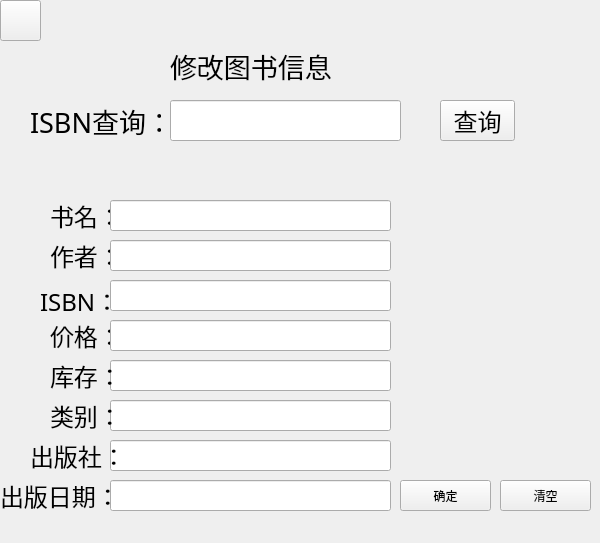
<?xml version="1.0" encoding="UTF-8"?>
<ui version="4.0">
 <class>btn_3Class</class>
 <widget class="QMainWindow" name="btn_3Class">
  <property name="geometry">
   <rect>
    <x>0</x>
    <y>0</y>
    <width>600</width>
    <height>543</height>
   </rect>
  </property>
  <property name="windowTitle">
   <string>btn_3</string>
  </property>
  <widget class="QWidget" name="centralWidget">
   <widget class="QPushButton" name="pushButton">
    <property name="geometry">
     <rect>
      <x>0</x>
      <y>0</y>
      <width>41</width>
      <height>41</height>
     </rect>
    </property>
    <property name="styleSheet">
     <string notr="true">image: url(:/return/return.jpg);</string>
    </property>
    <property name="text">
     <string/>
    </property>
   </widget>
   <widget class="QLabel" name="label">
    <property name="geometry">
     <rect>
      <x>30</x>
      <y>100</y>
      <width>131</width>
      <height>41</height>
     </rect>
    </property>
    <property name="font">
     <font>
      <family>华文楷体</family>
      <pointsize>20</pointsize>
     </font>
    </property>
    <property name="text">
     <string>ISBN查询：</string>
    </property>
   </widget>
   <widget class="QLabel" name="label_2">
    <property name="geometry">
     <rect>
      <x>170</x>
      <y>40</y>
      <width>171</width>
      <height>51</height>
     </rect>
    </property>
    <property name="font">
     <font>
      <family>华文楷体</family>
      <pointsize>20</pointsize>
     </font>
    </property>
    <property name="text">
     <string>修改图书信息</string>
    </property>
   </widget>
   <widget class="QLineEdit" name="lineEdit">
    <property name="geometry">
     <rect>
      <x>170</x>
      <y>100</y>
      <width>231</width>
      <height>41</height>
     </rect>
    </property>
    <property name="font">
     <font>
      <family>华文楷体</family>
      <pointsize>18</pointsize>
     </font>
    </property>
    <property name="text">
     <string/>
    </property>
   </widget>
   <widget class="QPushButton" name="pushButton_2">
    <property name="geometry">
     <rect>
      <x>440</x>
      <y>100</y>
      <width>75</width>
      <height>41</height>
     </rect>
    </property>
    <property name="font">
     <font>
      <family>华文楷体</family>
      <pointsize>18</pointsize>
     </font>
    </property>
    <property name="text">
     <string>查询</string>
    </property>
   </widget>
   <widget class="QLabel" name="label_4">
    <property name="geometry">
     <rect>
      <x>100</x>
      <y>150</y>
      <width>381</width>
      <height>41</height>
     </rect>
    </property>
    <property name="font">
     <font>
      <family>华文楷体</family>
      <pointsize>20</pointsize>
     </font>
    </property>
    <property name="text">
     <string/>
    </property>
   </widget>
   <widget class="QLabel" name="label_9">
    <property name="geometry">
     <rect>
      <x>50</x>
      <y>240</y>
      <width>71</width>
      <height>31</height>
     </rect>
    </property>
    <property name="font">
     <font>
      <family>华文楷体</family>
      <pointsize>18</pointsize>
      <kerning>false</kerning>
     </font>
    </property>
    <property name="text">
     <string>作者：</string>
    </property>
   </widget>
   <widget class="QLabel" name="label_12">
    <property name="geometry">
     <rect>
      <x>50</x>
      <y>320</y>
      <width>71</width>
      <height>31</height>
     </rect>
    </property>
    <property name="font">
     <font>
      <family>华文楷体</family>
      <pointsize>18</pointsize>
      <kerning>false</kerning>
     </font>
    </property>
    <property name="text">
     <string>价格：</string>
    </property>
   </widget>
   <widget class="QLineEdit" name="lineEdit_5">
    <property name="geometry">
     <rect>
      <x>110</x>
      <y>360</y>
      <width>281</width>
      <height>31</height>
     </rect>
    </property>
    <property name="font">
     <font>
      <family>华文楷体</family>
      <pointsize>18</pointsize>
     </font>
    </property>
   </widget>
   <widget class="QLabel" name="label_13">
    <property name="geometry">
     <rect>
      <x>0</x>
      <y>480</y>
      <width>111</width>
      <height>31</height>
     </rect>
    </property>
    <property name="font">
     <font>
      <family>华文楷体</family>
      <pointsize>18</pointsize>
      <kerning>false</kerning>
     </font>
    </property>
    <property name="text">
     <string>出版日期：</string>
    </property>
   </widget>
   <widget class="QLineEdit" name="lineEdit_4">
    <property name="geometry">
     <rect>
      <x>110</x>
      <y>320</y>
      <width>281</width>
      <height>31</height>
     </rect>
    </property>
    <property name="font">
     <font>
      <family>华文楷体</family>
      <pointsize>18</pointsize>
     </font>
    </property>
   </widget>
   <widget class="QLineEdit" name="lineEdit_3">
    <property name="geometry">
     <rect>
      <x>110</x>
      <y>280</y>
      <width>281</width>
      <height>31</height>
     </rect>
    </property>
    <property name="font">
     <font>
      <family>华文楷体</family>
      <pointsize>18</pointsize>
     </font>
    </property>
   </widget>
   <widget class="QLineEdit" name="lineEdit_6">
    <property name="geometry">
     <rect>
      <x>110</x>
      <y>400</y>
      <width>281</width>
      <height>31</height>
     </rect>
    </property>
    <property name="font">
     <font>
      <family>华文楷体</family>
      <pointsize>18</pointsize>
     </font>
    </property>
   </widget>
   <widget class="QLineEdit" name="lineEdit_7">
    <property name="geometry">
     <rect>
      <x>110</x>
      <y>440</y>
      <width>281</width>
      <height>31</height>
     </rect>
    </property>
    <property name="font">
     <font>
      <family>华文楷体</family>
      <pointsize>18</pointsize>
     </font>
    </property>
   </widget>
   <widget class="QLabel" name="label_8">
    <property name="geometry">
     <rect>
      <x>30</x>
      <y>440</y>
      <width>91</width>
      <height>31</height>
     </rect>
    </property>
    <property name="font">
     <font>
      <family>华文楷体</family>
      <pointsize>18</pointsize>
      <kerning>false</kerning>
     </font>
    </property>
    <property name="text">
     <string>出版社：</string>
    </property>
   </widget>
   <widget class="QLabel" name="label_10">
    <property name="geometry">
     <rect>
      <x>50</x>
      <y>400</y>
      <width>71</width>
      <height>31</height>
     </rect>
    </property>
    <property name="font">
     <font>
      <family>华文楷体</family>
      <pointsize>18</pointsize>
      <kerning>false</kerning>
     </font>
    </property>
    <property name="text">
     <string>类别：</string>
    </property>
   </widget>
   <widget class="QLabel" name="label_6">
    <property name="geometry">
     <rect>
      <x>50</x>
      <y>200</y>
      <width>71</width>
      <height>31</height>
     </rect>
    </property>
    <property name="font">
     <font>
      <family>华文楷体</family>
      <pointsize>18</pointsize>
      <kerning>false</kerning>
     </font>
    </property>
    <property name="text">
     <string>书名：</string>
    </property>
   </widget>
   <widget class="QLineEdit" name="lineEdit_8">
    <property name="geometry">
     <rect>
      <x>110</x>
      <y>480</y>
      <width>281</width>
      <height>31</height>
     </rect>
    </property>
    <property name="font">
     <font>
      <family>华文楷体</family>
      <pointsize>18</pointsize>
     </font>
    </property>
   </widget>
   <widget class="QLabel" name="label_5">
    <property name="geometry">
     <rect>
      <x>40</x>
      <y>290</y>
      <width>71</width>
      <height>21</height>
     </rect>
    </property>
    <property name="font">
     <font>
      <family>华文楷体</family>
      <pointsize>18</pointsize>
      <kerning>false</kerning>
     </font>
    </property>
    <property name="text">
     <string>ISBN：</string>
    </property>
   </widget>
   <widget class="QLabel" name="label_7">
    <property name="geometry">
     <rect>
      <x>50</x>
      <y>360</y>
      <width>71</width>
      <height>31</height>
     </rect>
    </property>
    <property name="font">
     <font>
      <family>华文楷体</family>
      <pointsize>18</pointsize>
      <kerning>false</kerning>
     </font>
    </property>
    <property name="text">
     <string>库存：</string>
    </property>
   </widget>
   <widget class="QPushButton" name="pushButton_3">
    <property name="geometry">
     <rect>
      <x>400</x>
      <y>480</y>
      <width>91</width>
      <height>31</height>
     </rect>
    </property>
    <property name="text">
     <string>确定</string>
    </property>
   </widget>
   <widget class="QPushButton" name="pushButton_4">
    <property name="geometry">
     <rect>
      <x>500</x>
      <y>480</y>
      <width>91</width>
      <height>31</height>
     </rect>
    </property>
    <property name="text">
     <string>清空</string>
    </property>
   </widget>
   <widget class="QLineEdit" name="lineEdit_2">
    <property name="geometry">
     <rect>
      <x>110</x>
      <y>240</y>
      <width>281</width>
      <height>31</height>
     </rect>
    </property>
    <property name="font">
     <font>
      <family>华文楷体</family>
      <pointsize>18</pointsize>
     </font>
    </property>
    <property name="text">
     <string/>
    </property>
   </widget>
   <widget class="QLineEdit" name="lineEdit1">
    <property name="geometry">
     <rect>
      <x>110</x>
      <y>200</y>
      <width>281</width>
      <height>31</height>
     </rect>
    </property>
    <property name="font">
     <font>
      <family>华文楷体</family>
      <pointsize>18</pointsize>
     </font>
    </property>
    <property name="text">
     <string/>
    </property>
   </widget>
   <widget class="QLabel" name="label_3">
    <property name="geometry">
     <rect>
      <x>400</x>
      <y>430</y>
      <width>191</width>
      <height>41</height>
     </rect>
    </property>
    <property name="font">
     <font>
      <family>华文楷体</family>
      <pointsize>18</pointsize>
     </font>
    </property>
    <property name="text">
     <string/>
    </property>
   </widget>
  </widget>
 </widget>
 <layoutdefault spacing="6" margin="11"/>
 <resources>
  <include location="image.qrc"/>
 </resources>
 <connections/>
</ui>
